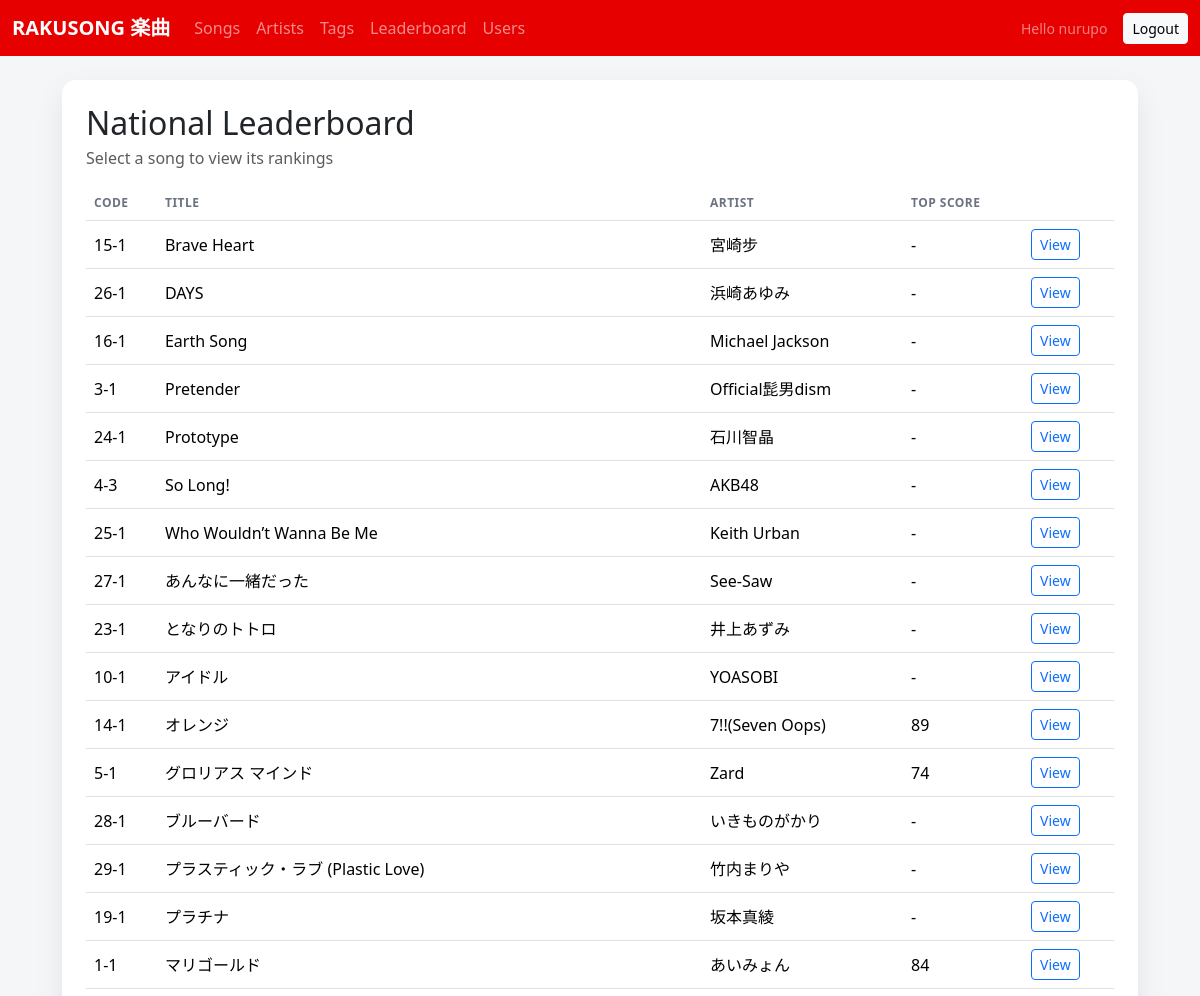
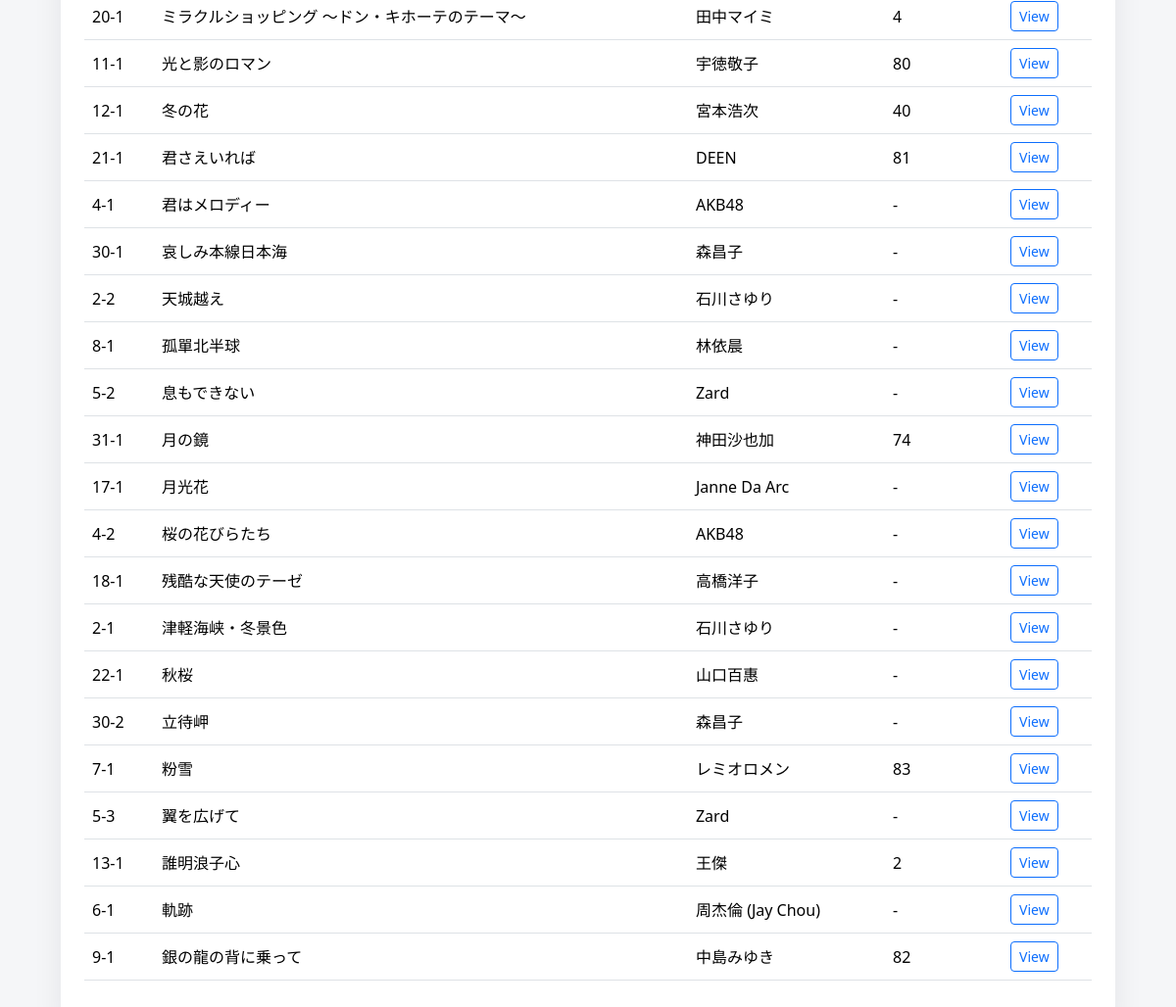
Page /ui/leaderboard/ (signed in) on the earlier database version (2 pictures, top to bottom).
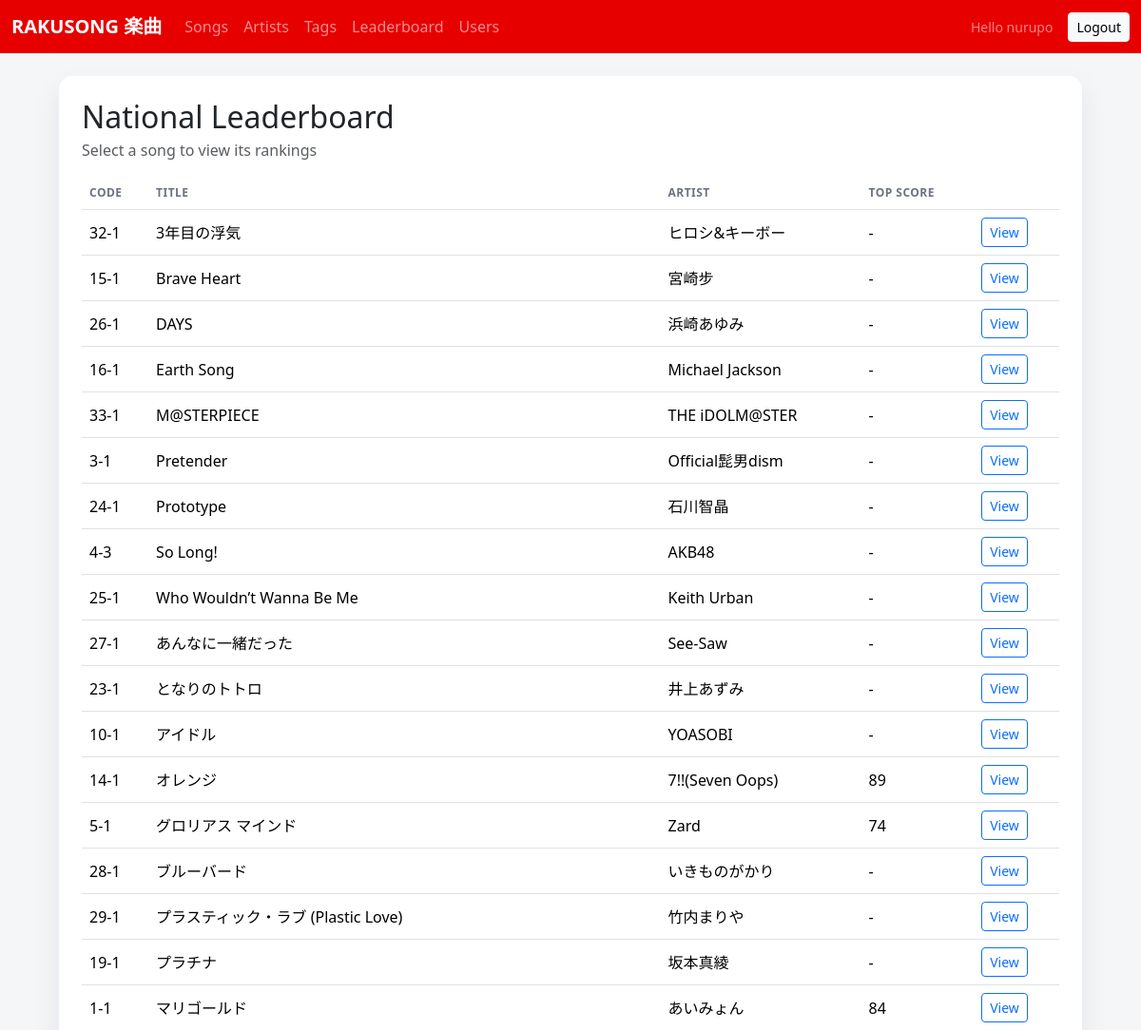
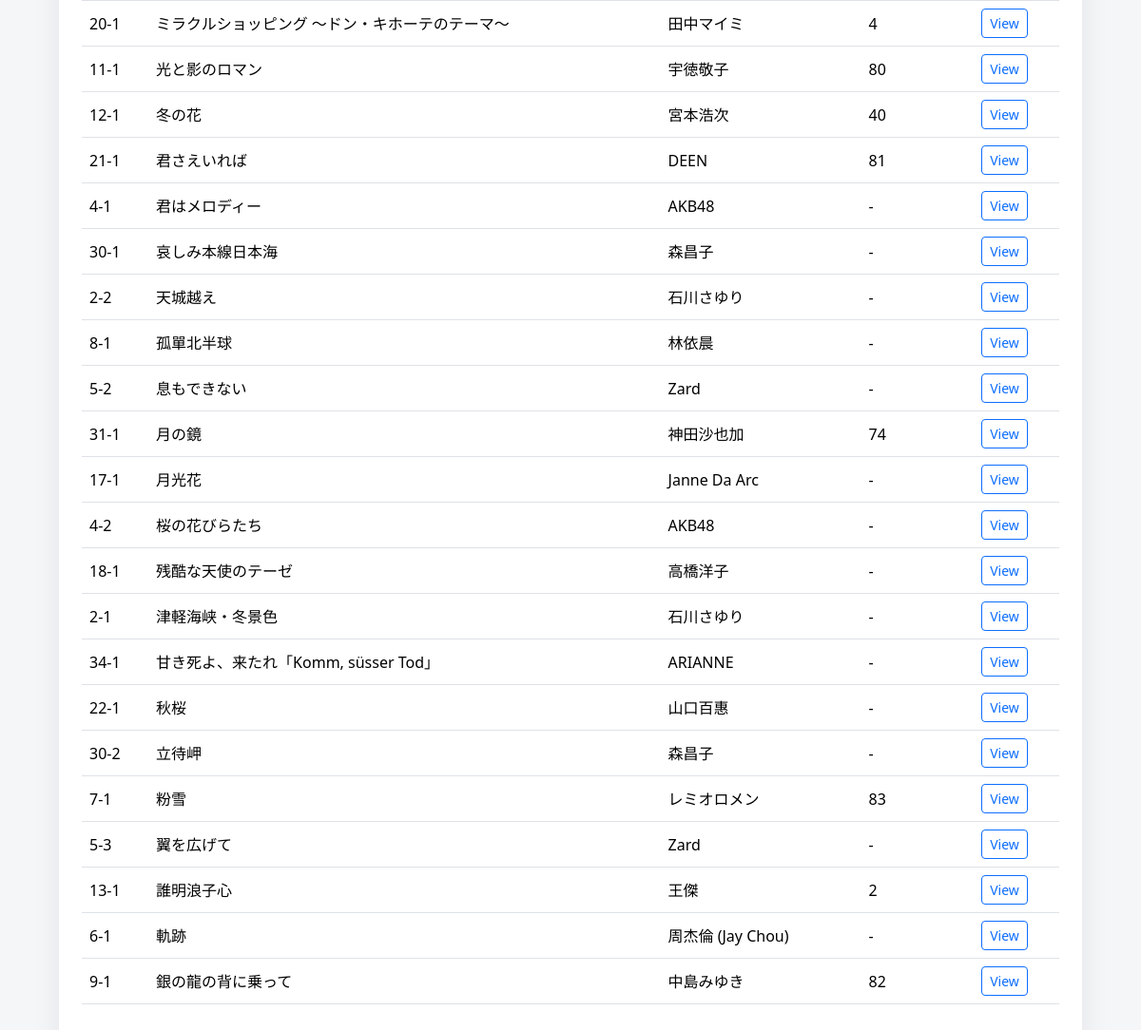
Same page on the later database version (2 pictures, top to bottom).
### songs/models.py (models this page shows, shortened)
class Song(models.Model):
    code = models.CharField(max_length=32, unique=True, blank=True)
    title = models.CharField(max_length=255)
    artist = models.CharField(max_length=255, blank=True)
    artist_no = models.PositiveIntegerField(null=True, blank=True)
    song_no = models.PositiveIntegerField(null=True, blank=True)
    language = models.CharField(max_length=32, blank=True, default='jp')
    duration_seconds = models.PositiveIntegerField(null=True, blank=True)
    bpm = models.PositiveIntegerField(null=True, blank=True)
    key = models.CharField(max_length=16, blank=True)
    tags = models.ManyToManyField(Tag, blank=True, related_name='songs')
    midi_file = models.FileField(upload_to=midi_upload_path, blank=True, null=True)
    lrc_file = models.FileField(upload_to=lrc_upload_path, blank=True, null=True)
    cover_image = models.ImageField(upload_to='songs/cover/', blank=True, null=True)
    lrc_offset = models.IntegerField(default=0)
    is_published = models.BooleanField(default=True)
    created_at = models.DateTimeField(auto_now_add=True)
    updated_at = models.DateTimeField(auto_now=True)

### songs/views_ui.py (the view, shortened to what this page needs)
@login_required
def leaderboard_list(request):
    song_code = (request.GET.get('song') or '').strip()
    songs = (
        Song.objects
        .order_by('title')
        .annotate(top_score=Max('scores__score'))
    )
    selected_song = None
    scores = []
    return render(
        request,
        'scores/leaderboard_list.html',
        {
            'songs': songs,
            'selected_song': selected_song,
            'scores': scores,
            'song_code': song_code,
        },
    )

### templates/scores/leaderboard_list.html (shortened to what this page needs)
{% extends "base.html" %}
{% block content %}
  <div class="card p-4 mb-4">
    <div class="d-flex flex-wrap gap-3 justify-content-between align-items-center mb-3">
      <div>
        <h2 class="mb-1">National Leaderboard</h2>
        <div class="text-muted">Select a song to view its rankings</div>
      </div>
    </div>
    <div class="table-responsive">
      <table class="table align-middle">
        <thead>
          <tr>
            <th>Code</th>
            <th>Title</th>
            <th>Artist</th>
            <th>Top Score</th>
            <th></th>
          </tr>
        </thead>
        <tbody>
          {% for song in songs %}
            <tr>
              <td>{{ song.code }}</td>
              <td>{{ song.title }}</td>
              <td>{{ song.artist }}</td>
              <td>{{ song.top_score|default:"-" }}</td>
              <td>
                <a class="btn btn-sm btn-outline-primary" href="?song={{ song.code }}">View</a>
              </td>
            </tr>
          {% empty %}
            <tr>
              <td colspan="5" class="text-muted">No songs found.</td>
            </tr>
          {% endfor %}
        </tbody>
      </table>
    </div>
  </div>
{% endblock %}

Differences in the rows shown:
added Song: code "32-1", title "3年目の浮気", artist "ヒロシ&キーボー", top_score "-"
added Song: code "33-1", title "M@STERPIECE", artist "THE iDOLM@STER", top_score "-"
added Song: code "34-1", title "甘き死よ、来たれ「Komm, süsser Tod」", artist "ARIANNE", top_score "-"
